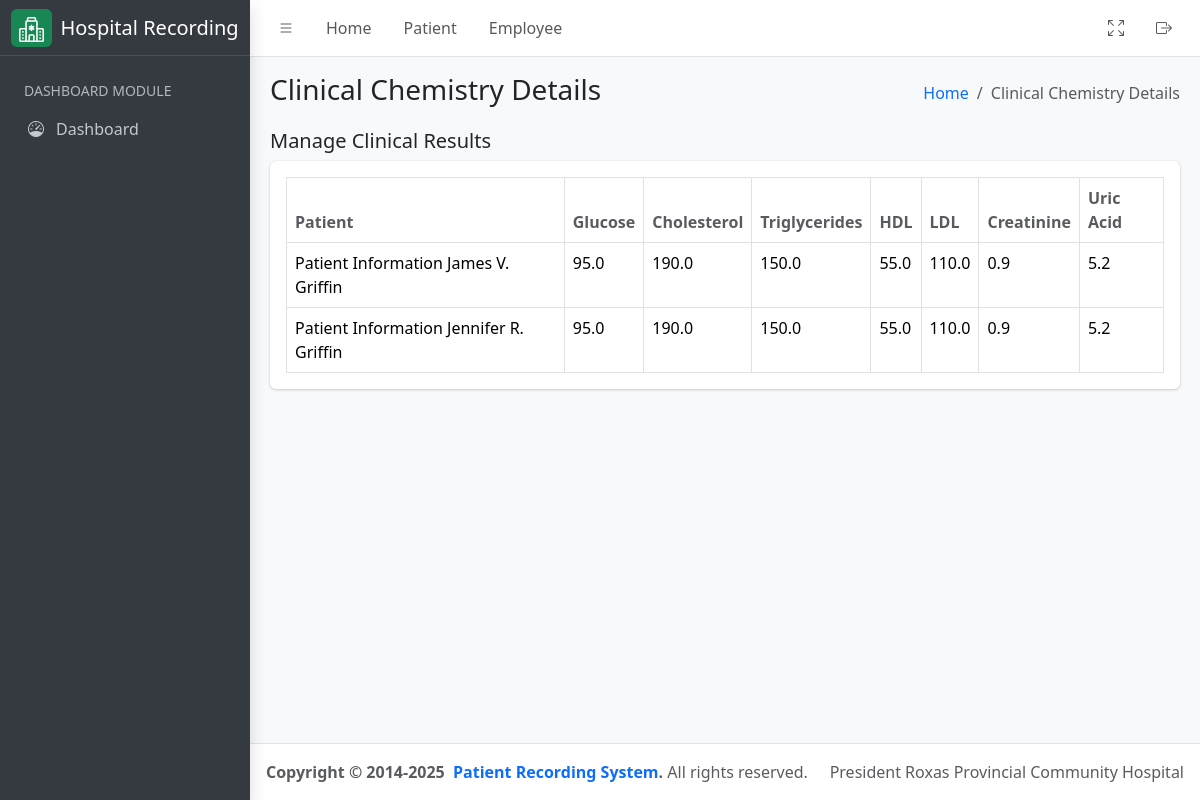
The page /laboratory/chemical-chemistry/result on the database its author committed.
### hospital_app/models.py (models this page shows, shortened)
class ClinicalChemistry(models.Model):
    patient = models.ForeignKey(
        Patient, on_delete=models.CASCADE, related_name="patient_clinical_chemistry"
    )
    glucose = models.FloatField()
    cholesterol = models.FloatField()
    triglycerides = models.FloatField()
    hdl = models.FloatField()
    ldl = models.FloatField()
    creatinine = models.FloatField()
    uric_acid = models.FloatField()
    bun = models.FloatField()
    sgpt = models.FloatField()
    sgot = models.FloatField()
    date = models.DateField(auto_now_add=True)
    re_test = models.BooleanField(
        default=False, help_text="Re-test clinical chemistry results"
    )
    assigned_pathologist = models.ForeignKey(
        CustomUser,
        related_name="chemical_chemist_pathologist",
        on_delete=models.CASCADE,
        null=True,
        blank=True,
        limit_choices_to={"groups__name": "Pathologist"},
    )
    assigned_technologist = models.ForeignKey(
        CustomUser,
        related_name="chemical_chemist_technologist",
        on_delete=models.CASCADE,
        null=True,
        blank=True,
        limit_choices_to={"groups__name": "Medical Technologist"},
    )
    class Meta:
        verbose_name = "Clinical Chemistry"
        verbose_name_plural = "Clinical Chemistry"
        db_table = "clinical_chemistry"
        ordering = ("date",)

class Patient(models.Model):
    firstname = models.CharField(max_length=255)
    middlename = models.CharField(max_length=255, null=False, blank=True)
    lastname = models.CharField(max_length=255)
    age = models.PositiveIntegerField()
    sex = models.CharField(
        max_length=10, choices=(("Male", "Male"), ("Female", "Female"))
    )
    physician = models.ForeignKey(
        CustomUser,
        related_name="physician",
        limit_choices_to={"groups__name": "Physician"},
        on_delete=models.CASCADE,
    )
    room_number = models.PositiveIntegerField(null=True, blank=True, help_text="Leave room number as empty if out patient")
    sample_type = models.CharField(max_length=255)
    time_of_collection = models.TimeField()
    date_of_collection = models.DateField()
    sars_result = models.CharField(max_length=255)
    date = models.DateField(auto_now_add=True)
    serial_number = models.CharField(max_length=255, help_text="Serial number example: PT-01152025-R23")
    assigned_pathologist = models.ForeignKey(
        CustomUser,
        related_name="patient_pathologist",
        on_delete=models.CASCADE,
        null=True,
        blank=True,
        limit_choices_to={"groups__name": "Pathologist"},
    )
    assigned_technologist = models.ForeignKey(
        CustomUser,
        related_name="patient_technologist",
        on_delete=models.CASCADE,
        null=True,
        blank=True,
        limit_choices_to={"groups__name": "Medical Technologist"},
    )
    patient_type = models.CharField(
        max_length=100,
        default="In Patient",
        choices=(
            ("In Patient", "In Patient"),
            ("Out Patient", "Out Patient"),
        ),
    )
    def get_full_name(self):
        return f"{self.firstname}  { self.middlename[0] + '.' if self.middlename else ''} {self.lastname}"
    def __str__(self) -> str:
        return f"Patient Information {self.get_full_name()}"
    class Meta:
        ordering = ("time_of_collection",)

### hospital_app/views.py (the view)
# urls.py: path('laboratory/chemical-chemistry/result', ClinicalChemistryView.as_view(), name="chemical_chemistry_list"),
class ClinicalChemistryView(ListView):
    template_name = "chemical_chemistry.html"
    queryset = ClinicalChemistry.objects.all().order_by("-date")
    context_object_name = "results"
    def get_context_data(self, **kwargs):
        context = super().get_context_data(**kwargs)
        context["detail_header"] = "Clinical Chemistry Details List"
        context["humberger_header"] = "Clinical Chemistry Details"
        return context

### hospital_app/templatetags/group.py (called while the page is built)
@register.filter
def has_group(user, group_name):
    return user.groups.filter(name=group_name).exists()

### hospital_app/templates/chemical_chemistry.html (shortened to what this page needs)
{% extends './includes/base.html' %}
{% load group %}
{% block content %}
<div class="container-fluid">
    <div class="row">
        <div class="col-md-12">
            <div class="d-flex justify-content-between align-items-center">
                <h5>Manage Clinical Results</h5>
            </div>
            <div class="card mb-4">
                <div class="card-body">
                    <table id="datatable" class="table table-bordered table-hover">
                        <thead>
                            <tr>
                                <th class="text-muted">Patient</th>
                                <th class="text-muted">Glucose</th>
                                <th class="text-muted">Cholesterol</th>
                                <th class="text-muted">Triglycerides</th>
                                <th class="text-muted">HDL</th>
                                <th class="text-muted">LDL</th>
                                <th class="text-muted">Creatinine</th>
                                <th class="text-muted">Uric Acid</th>
                            </tr>
                        </thead>
                        <tbody>
                            {% for result in results %}
                            <tr>
                                <td>{{ result.patient }}</td>
                                <td>{{ result.glucose }}</td>
                                <td>{{ result.cholesterol }}</td>
                                <td>{{ result.triglycerides }}</td>
                                <td>{{ result.hdl }}</td>
                                <td>{{ result.ldl }}</td>
                                <td>{{ result.creatinine }}</td>
                                <td>{{ result.uric_acid }}</td>
                            </tr>
                            {% endfor %}
                        </tbody>
                    </table>
                </div>
            </div>
        </div>
    </div>
</div>
{% endblock %}

### rows shown on the page
ClinicalChemistry: patient "Patient Information James V. Griffin", glucose "95.0", cholesterol "190.0", triglycerides "150.0", hdl "55.0", ldl "110.0", creatinine "0.9", uric_acid "5.2"
ClinicalChemistry: patient "Patient Information Jennifer R. Griffin", glucose "95.0", cholesterol "190.0", triglycerides "150.0", hdl "55.0", ldl "110.0", creatinine "0.9", uric_acid "5.2"

### other values the page prints
{{ humberger_header }} "Clinical Chemistry Details"
